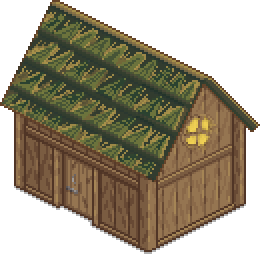
#> input picture Lake Cleanup/art_source/shed_tan.png, 130 x 127 px (shown 2 times larger)
$ python downres_shed.py ../art_source/shed_tan.png
#> lines starting #> are read from the running program, lines starting #| are printed output that depends on the picture
### Lake Cleanup/tools/recolor_shed.py
#!/usr/bin/env python
"""Repaint the hut's walls in the recycle box's wood.

The shed was painted in a warm tan and the recycle box beside it in a cooler, darker brown;
the ferry's hull already took the box's brown (tools/build_boat_sheet.py), so the hut is the
last piece of wood on the island in its own colour. This maps the walls onto the box's plank
ramp and leaves everything else as painted.

How, and why this way (2026-09-12):
  * It is a **gradient remap by brightness**, not a tint. Every wall pixel keeps its rank in
    the wall's own light-to-dark order and is given the colour at the same rank in the box's
    planks — histogram matching, interpolated through the box's browns so the shed's ~280
    shades stay distinct. Plank faces land on the box's plank faces, seams stay seams, the
    outline becomes the box's darkest brown. One wood, by decision (Richard, Q1): the seams
    shift with the planks rather than staying the shed's own dark tan.
  * Roof untouched, by decision: the green thatch, and the wooden fascia along its outer
    edges. The fascia is wall-coloured, so it is told apart by *where* it is — a brown pixel
    with thatch below it in its own column is roof trim (the trim runs along the roof's outer
    edge, above and outside the green); a wall pixel never has thatch below it, only above,
    at the eaves and over the gable alike.
  * Kept exactly as painted, by decision: the lit yellow window (a bright, saturated yellow)
    and the grey door hardware (low saturation). Classified by colour, not by hand mask.
  * The walls get the box's **border** as well (2026-09-12, Richard): the box is drawn with a
    one-pixel line of its darkest brown round its whole silhouette, and the shed's edge was
    only whatever its darkest shading happened to be there. Every wall pixel on the outer
    edge of the picture — next to a clear pixel, or the half-alpha shadow line under the
    walls — is painted in the box's own edge colour, read off the box's silhouette. The
    roof's edge is the roof's and is left alone.
  * The box's planks are read off Recycle_Box.png itself — the browns, not the red hollow
    inside it and not the blue mark — so this is the same brown the ferry's hull was given,
    rather than Style.CRATE, which is the drawn fallback crate and a different colour.

Input:
  art_source/shed_101.png      the hut at its grain (tools/downres_shed.py), in its tan
  art_source/recycle_box_painted.png   the box whose wood it takes, as painted

Output:
  assets/shed.png              the hut the lake, the shadow and the HUD button draw

Run from the project root:
  <psd-extract venv python> tools/recolor_shed.py [--mask out.png]

Re-run after any re-cut of the hut: copy the fresh cut to art_source/shed_tan.png first.
"""
import colorsys
import sys
from pathlib import Path

from PIL import Image

ROOT = Path(__file__).resolve().parent.parent
## The hut at its grain, from tools/downres_shed.py — and, once Richard has polished
## it by hand, the painted source itself.
SOURCE = ROOT / "art_source" / "shed_101.png"
## The box **as painted**, not assets/Recycle_Box.png: tools/trim_box_sides.py clears the
## dark line off that one's sides, and the edge colour read off it then comes out as the
## red rim of the hollow.
BOX = ROOT / "art_source" / "recycle_box_painted.png"
OUT = ROOT / "assets" / "shed.png"

## Hue, in degrees, below which a saturated pixel is wood rather than thatch. The walls' tan
## runs about 20-37 degrees; the thatch's lit strokes start at about 45 and the green proper
## at 60.
WOOD_HUE = 40.0
## Saturation under which a pixel is grey (the door hardware) rather than any wood.
GREY_SAT = 0.2
## The lit window: bright, saturated yellow, hue between the wood and the thatch.
WINDOW_HUE = (40.0, 58.0)
WINDOW_VALUE = 0.7
## How finely the box's ramp is sampled: bins of equal pixel count from darkest to lightest,
## each the mean colour of its pixels. Interpolated between, so a shade between two bins is
## a shade between two browns rather than a jump.
RAMP_BINS = 48


def hsv(p):
    r, g, b = p[0] / 255.0, p[1] / 255.0, p[2] / 255.0
    h, s, v = colorsys.rgb_to_hsv(r, g, b)
    return h * 360.0, s, v


def luma(p):
    return 0.299 * p[0] + 0.587 * p[1] + 0.114 * p[2]


def classify(image):
    """One letter per pixel: ' ' clear, 'w' wall, 'r' roof (thatch or fascia), 'y' window,
    'g' grey hardware."""
    w, h = image.size
    px = image.load()
    kind = [[" "] * w for _ in range(h)]
    for y in range(h):
        for x in range(w):
            r, g, b, a = px[x, y]
            if a == 0:
                continue
            hue, sat, val = hsv((r, g, b))
            if sat < GREY_SAT:
                kind[y][x] = "g"
            elif hue < WOOD_HUE:
                kind[y][x] = "w"
            elif WINDOW_HUE[0] <= hue < WINDOW_HUE[1] and val > WINDOW_VALUE:
                kind[y][x] = "y"
            else:
                kind[y][x] = "r"
    # The fascia: wood with thatch somewhere **below** it in its own column. The trim runs
    # along the roof's outer edges, above and outside the green, so looking straight down
    # from a trim pixel finds thatch; looking down from any wall pixel never does — the
    # thatch is above the walls, at the eaves and over the gable alike. A pixel is also given
    # its neighbours' columns, so the outline at the trim's very ends is not missed. (A
    # first cut asked for thatch diagonally below, and that also caught the gable under the
    # roof's near edge, which slopes the same way.)
    top = [h] * w
    for x in range(w):
        for y in range(h):
            if kind[y][x] == "r":
                top[x] = y
                break
    for y in range(h):
        for x in range(w):
            if kind[y][x] != "w":
                continue
            if any(y < top[xx] < h for xx in (x - 1, x, x + 1) if 0 <= xx < w):
                kind[y][x] = "f"
    return kind


# [42 lines left out: functions box_ramp, box_edge, not called in this run]


## Alpha under which a pixel counts as outside the hut for the border: the baked shadow line
## under the walls is half-alpha and is not wall.
OUTSIDE_ALPHA = 128
## How many pixels deep the border is drawn in from the edge, and whether the half-alpha
## shadow line under the walls is stripped (2026-09-12, "darker and flatter like the box"):
## a one-pixel line with a soft grey row under it read thin and faded next to the box's
## solid edge. Two deep, fully opaque, and nothing soft below it — a hull on water throws no
## baked shadow (build_boat_sheet.py) and neither does a hut on grass; the sun's shadow is
## drawn by the lake.
## One painted pixel, 1.4 on screen — the coarser picture draws its own edge.
BORDER_DEEP = 1
STRIP_SOFT = True
## How many pixels are cleared off the walls' two vertical sides after the border is drawn
## (2026-09-12, "clean 1px from the shed and the box borders on the sides only"). The box
## gets the same in tools/trim_box_sides.py. Only a vertical run of the silhouette is a
## side: the outermost wall pixel of a row whose neighbours above and below start at the
## same column. The sloping bottom edges keep the whole border.
SIDE_TRIM = 1
## A one-pixel ring in the box's edge colour laid round the whole silhouette, outside it,
## roof included (2026-09-24, Richard, picked off tools/detail_sample/scene_compare.png:
## the hut read softer than the crate beside it). The picture grows a pixel on every side,
## so Iso.SHED_TALL and Iso.SHED_ART_GROUND were moved with it.
OUTLINE = True


# [118 lines left out: functions ramp_at, main, not called in this run]


# [2 lines that do not run on import are left out]

### Lake Cleanup/tools/downres_shed.py
#!/usr/bin/env python
"""Bring the hut down to the game's pixel.

The shed was painted at 130x127 and drawn at 1.1 world px per painted pixel; everything
else on the lake — the rubbish, the angler, the water — is drawn at 2.0, and the recycle
box at 2.5. Beside the box the hut read as a higher-resolution picture pasted on. This
resamples it to 103x101, drawn at 1.4 world px per painted pixel (`Iso.SHED_TALL` 141.4) —
coarser than it was, finer than the box, the grain Richard settled on after seeing 2.0, 1.6
and 1.4 side by side (2026-09-12).

A blind resample loses the detail — the window becomes a smudge, the door handle vanishes,
the thatch strokes alias into speckle, the plank seams average away. So this is a resample
**by class** with rules for the details, and then Richard polishes the result by hand in his
painter ("rules first, polish after"). From the moment the output has been hand-touched it
is the painted source, and a re-cut of the hut means redoing the polish.

Rules:
  * Every source pixel is classified the way tools/recolor_shed.py classifies it — wall,
    roof, fascia, window, grey hardware — and each target pixel takes the class that covers
    most of its footprint and the mean colour of *that class* inside it, so the roof never
    bleeds into the wall at the eaves and the outline does not grey out.
  * Alpha is thresholded: a pixel is there or it is not.
  * Colours are snapped per class to a few tones (WALL_TONES, ROOF_TONES, ...), which is
    what makes it read drawn rather than shrunk.
  * Seams: source pixels in the darkest SEAM_SHARE of the wall are seam ink; a target pixel
    whose footprint is SEAM_COVER seam or more is inked in the wall's darkest tone, so the
    plank lines survive as one-pixel lines.
  * Roof speckle: after snapping, a roof pixel none of whose four neighbours share its tone
    takes their commonest tone.
  * Window: redrawn as a fixed diamond (WINDOW_ARM) at the centre of where the window was,
    and the ring of its old frame — classed thatch by hue, but nowhere near the roof — is
    put back to wall: a thatch pixel with fewer than two thatch neighbours is not roof.
  * Handle: redrawn as HANDLE_TALL grey pixels at the centre of where the hardware was.
  * Fascia: any target pixel with FASCIA_COVER of fascia under it is fascia, in the fascia's
    lightest tone, so the line along the roof's edge stays continuous.

Input:   art_source/shed_tan.png    the hut as tools/slice_shed.gd cut it, 130x127
Output:  art_source/shed_101.png    the hut at its new grain, before the recolour

Then tools/recolor_shed.py reads shed_101.png and writes assets/shed.png.

Run from the project root with the psd-extract venv python:
  python tools/downres_shed.py [--mask out.png]
"""
import sys
from pathlib import Path

from PIL import Image

sys.path.insert(0, str(Path(__file__).resolve().parent))
import recolor_shed  # noqa: E402  (the classifier, so both scripts agree on what is wall)

ROOT = Path(__file__).resolve().parent.parent
SOURCE = ROOT / "art_source" / "shed_tan.png"
OUT = ROOT / "art_source" / "shed_101.png"

## The target height, in painted pixels. 101, drawn at 1.4 world px per painted pixel
## (Iso.SHED_TALL 141.4): tried at 2.0 (73 tall, one art pixel each — the grain matched the
## rubbish but the seams and thatch went to mush), 1.6, and 1.4, and Richard picked 1.4 as
## the coarsest that still holds the drawing (2026-09-12). Not an art-pixel multiple, so the
## hut draws faintly uneven on the screen grid, as its 1.1 original did; accepted.
TALL = 101

## Tones per class after snapping.
WALL_TONES = 7
ROOF_TONES = 5
FASCIA_TONES = 2

## Seams: the darkest share of the wall's pixels, and how much of a target pixel's footprint
## must be seam for it to be inked.
SEAM_SHARE = 0.12
SEAM_COVER = 0.4

## The fascia's share of a footprint that makes the pixel fascia.
FASCIA_COVER = 0.3

## The redrawn window: a diamond of this arm length (2 = 13 pixels, three wide at the middle).
WINDOW_ARM = 2
## The redrawn handle: this many grey pixels stacked.
HANDLE_TALL = 2
HANDLE_INK = (150, 145, 141)


def luma(p):
    return 0.299 * p[0] + 0.587 * p[1] + 0.114 * p[2]


def snap(pixels, tones):
    """Quantise a list of (x, y, rgb) to `tones` colours; returns {(x, y): rgb}."""
    if not pixels:
        return {}
    strip = Image.new("RGB", (len(pixels), 1))
    strip.putdata([p[2] for p in pixels])
    q = strip.quantize(colors=min(tones, len(pixels)), method=Image.Quantize.MEDIANCUT,
                       dither=Image.Dither.NONE).convert("RGB")
    got = list(q.getdata())
    return {(p[0], p[1]): got[i] for i, p in enumerate(pixels)}


def main():
    mask_out = None
    if "--mask" in sys.argv:
        mask_out = Path(sys.argv[sys.argv.index("--mask") + 1])
    # Trials: --tall N --out path renders another grain somewhere else without touching
    # the pipeline's file.
    tall = TALL
    out_path = OUT
    if "--tall" in sys.argv:
        tall = int(sys.argv[sys.argv.index("--tall") + 1])
    if "--out" in sys.argv:
        out_path = Path(sys.argv[sys.argv.index("--out") + 1])
    src = Image.open(SOURCE).convert("RGBA")
#> src is the input picture: PIL image 130x127 RGBA; mean R, G, B, A 158.3, 149.9, 130.2, 160.9
    sw, sh = src.size
#> sw = 130; sh = 127
    spx = src.load()
    kind = recolor_shed.classify(src)
    tw = int(round(sw * tall / float(sh)))
    th = tall

    # Seam ink in the source: the darkest share of the wall.
    walls = sorted(luma(spx[x, y]) for y in range(sh) for x in range(sw) if kind[y][x] == "w")
    seam_cut = walls[int(len(walls) * SEAM_SHARE)] if walls else 0.0

    # Per target pixel: coverage by class, mean colour by class, seam coverage.
    out_kind = [[" "] * tw for _ in range(th)]
    out_rgb = {}
    seam_hits = [[0.0] * tw for _ in range(th)]
    fascia_hits = [[0.0] * tw for _ in range(th)]
    window_pts = []
    handle_pts = []
    for ty in range(th):
        for tx in range(tw):
            x0, x1 = tx * sw / tw, (tx + 1) * sw / tw
            y0, y1 = ty * sh / th, (ty + 1) * sh / th
            cover = {}
            sums = {}
            total = 0.0
            opaque = 0.0
            for sy in range(int(y0), min(int(y1) + 1, sh)):
                wy = max(0.0, min(y1, sy + 1) - max(y0, sy))
                if wy <= 0.0:
                    continue
                for sx in range(int(x0), min(int(x1) + 1, sw)):
                    wx = max(0.0, min(x1, sx + 1) - max(x0, sx))
                    if wx <= 0.0:
                        continue
                    wgt = wx * wy
                    total += wgt
                    k = kind[sy][sx]
                    if k == " ":
                        continue
                    opaque += wgt
                    cover[k] = cover.get(k, 0.0) + wgt
                    r, g, b, a = spx[sx, sy]
                    s = sums.setdefault(k, [0.0, 0.0, 0.0])
                    s[0] += r * wgt
                    s[1] += g * wgt
                    s[2] += b * wgt
                    if k == "w" and luma((r, g, b)) <= seam_cut:
                        seam_hits[ty][tx] += wgt
                    if k == "f":
                        fascia_hits[ty][tx] += wgt
                    if k == "y":
                        window_pts.append((tx, ty))
                    if k == "g":
                        handle_pts.append((tx, ty))
            if total <= 0.0 or opaque / total < 0.5:
                continue
            k = max(cover, key=cover.get)
            # The window and the hardware are redrawn, not resampled: what was under them
            # becomes wall.
            if k in ("y", "g"):
                rest = {kk: v for kk, v in cover.items() if kk not in ("y", "g")}
                k = max(rest, key=rest.get) if rest else "w"
                if k not in sums:
                    # Nothing but window or hardware under it: paint it as wall in the
                    # wall's mean, worked out after the loop.
                    sums[k] = None
                    cover[k] = 1.0
            if fascia_hits[ty][tx] / total >= FASCIA_COVER:
                k = "f"
            out_kind[ty][tx] = k
            s = sums.get(k)
            c = cover[k]
            out_rgb[(tx, ty)] = None if s is None else (
                int(round(s[0] / c)), int(round(s[1] / c)), int(round(s[2] / c)))
    # Cells that were all window or hardware take the wall's mean.
    wall_cells = [v for v in out_rgb.values() if v is not None]
    mean_wall = tuple(int(round(sum(v[i] for v in wall_cells) / len(wall_cells))) for i in range(3))
    for key, v in out_rgb.items():
        if v is None:
            out_rgb[key] = mean_wall
#> this loop made 6596 passes
#> (key, v) on passes 1 to 3: ((20, 0), (106, 75, 45)), ((21, 0), (108, 77, 47)), ((22, 0), (102, 69, 42))

    # Snap per class.
    snapped = {}
    for k, tones in (("w", WALL_TONES), ("r", ROOF_TONES), ("f", FASCIA_TONES)):
        pts = [(x, y, out_rgb[(x, y)]) for y in range(th) for x in range(tw) if out_kind[y][x] == k]
        snapped.update(snap(pts, tones))
    for key in out_rgb:
        if key not in snapped:
            snapped[key] = out_rgb[key]
#> this loop made 6596 passes
#> key on passes 1 to 3: (20, 0), (21, 0), (22, 0)

    # Seams: ink in the wall's darkest tone.
    wall_tones = sorted({snapped[(x, y)] for y in range(th) for x in range(tw) if out_kind[y][x] == "w"}, key=luma)
    if wall_tones:
        darkest = wall_tones[0]
        for y in range(th):
            for x in range(tw):
                if out_kind[y][x] == "w" and seam_hits[y][x] >= SEAM_COVER * (sw / tw) * (sh / th):
                    snapped[(x, y)] = darkest

    # Fascia: the lightest fascia tone, one line.
    fascia_tones = sorted({snapped[(x, y)] for y in range(th) for x in range(tw) if out_kind[y][x] == "f"}, key=luma)
    if fascia_tones:
        for y in range(th):
            for x in range(tw):
                if out_kind[y][x] == "f":
                    snapped[(x, y)] = fascia_tones[-1]

    # Roof off the roof: a pixel classed thatch with fewer than two thatch neighbours is not
    # roof at all but the old window frame's ring, whose hue fell in the thatch's range. It
    # becomes wall in the wall's mean.
    for y in range(th):
        for x in range(tw):
            if out_kind[y][x] != "r":
                continue
            beside = sum(1 for dx, dy in ((1, 0), (-1, 0), (0, 1), (0, -1))
                         if 0 <= x + dx < tw and 0 <= y + dy < th and out_kind[y + dy][x + dx] == "r")
            if beside < 2:
                out_kind[y][x] = "w"
                snapped[(x, y)] = mean_wall
    # Roof speckle: a lone tone takes its neighbours' commonest.
    for y in range(th):
        for x in range(tw):
            if out_kind[y][x] != "r":
                continue
            around = [snapped[(x + dx, y + dy)] for dx, dy in ((1, 0), (-1, 0), (0, 1), (0, -1))
                      if 0 <= x + dx < tw and 0 <= y + dy < th and out_kind[y + dy][x + dx] == "r"]
            if around and snapped[(x, y)] not in around:
                snapped[(x, y)] = max(set(around), key=around.count)

    # The window and the handle, redrawn.
    if window_pts:
        cx = int(round(sum(p[0] for p in window_pts) / len(window_pts)))
        cy = int(round(sum(p[1] for p in window_pts) / len(window_pts)))
        yellow = (240, 209, 83)
        for dy in range(-WINDOW_ARM, WINDOW_ARM + 1):
            for dx in range(-WINDOW_ARM, WINDOW_ARM + 1):
                if abs(dx) + abs(dy) <= WINDOW_ARM and 0 <= cx + dx < tw and 0 <= cy + dy < th:
                    out_kind[cy + dy][cx + dx] = "y"
                    snapped[(cx + dx, cy + dy)] = yellow
    if handle_pts:
        cx = int(round(sum(p[0] for p in handle_pts) / len(handle_pts)))
        cy = int(round(sum(p[1] for p in handle_pts) / len(handle_pts)))
        for dy in range(HANDLE_TALL):
            yy = cy - HANDLE_TALL // 2 + dy
            if 0 <= yy < th:
                out_kind[yy][cx] = "g"
                snapped[(cx, yy)] = HANDLE_INK

    out = Image.new("RGBA", (tw, th), (0, 0, 0, 0))
#> out: PIL image 103x101 RGBA; every value is 0
    op = out.load()
    for y in range(th):
        for x in range(tw):
            if out_kind[y][x] != " ":
                r, g, b = snapped[(x, y)]
                op[x, y] = (r, g, b, 255)
    out.save(out_path)
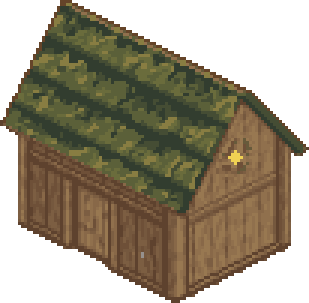
#> saved as shed_101.png: PIL image 103x101 RGBA (shown 3 times larger); mean R, G, B, A 64.8, 56.4, 37.3, 161.7; transparent parts drawn white
    counts = {}
    for row in out_kind:
        for k in row:
            counts[k] = counts.get(k, 0) + 1
#> this loop made 101 passes
    print("wrote %s (%dx%d): %s" % (out_path, tw, th, counts))
#| wrote Lake Cleanup/art_source/shed_101.png (103x101): {' ': 3807, 'f': 129, 'r': 3109, 'w': 3343, 'y': 13, 'g': 2}

    if mask_out is not None:
        tint = {" ": (255, 0, 255), "w": (255, 128, 0), "f": (255, 0, 0),
                "r": (0, 160, 0), "y": (255, 255, 0), "g": (200, 200, 200)}
        mask = Image.new("RGB", (tw, th))
        mp = mask.load()
        for y in range(th):
            for x in range(tw):
                mp[x, y] = tint[out_kind[y][x]]
        mask.resize((tw * 8, th * 8), Image.NEAREST).save(mask_out)


if __name__ == "__main__":
    main()
